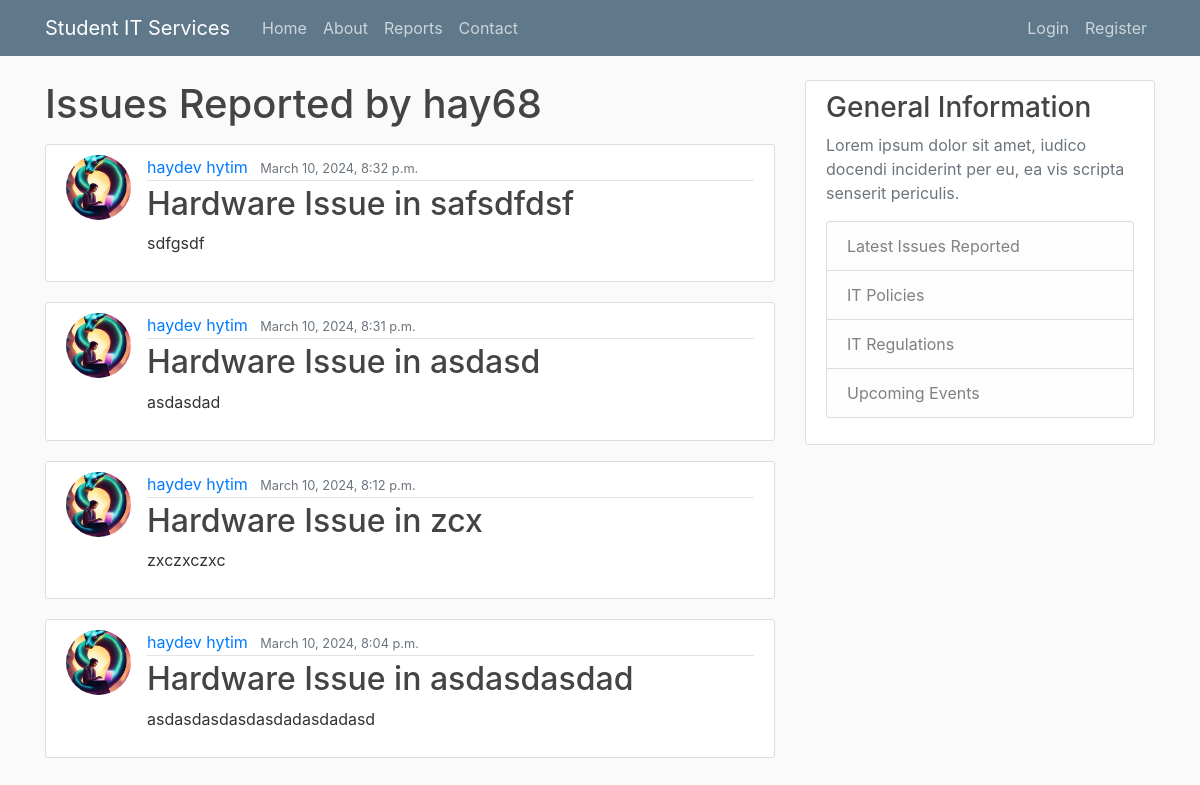
Page /issues/hay68 on the committed database.
### itreporting/models.py (models this page shows, shortened)
class Issue(models.Model):
    type = models.CharField(max_length=100, choices = [('Hardware', 'Hardware'), ('Software', 'Software')])
    room = models.CharField(max_length=100)
    urgent = models.BooleanField(default = False)
    details = models.TextField()
    date_submitted = models.DateTimeField(default=timezone.now)
    description = models.TextField()
    author = models.ForeignKey(User, related_name = 'issues', on_delete=models.CASCADE)
    def __str__(self):
        return f'{self.type} Issue in {self.room}'

### users/models.py (models this page shows)
class Profile(models.Model):
    user = models.OneToOneField(User, on_delete=models.CASCADE)
    image = models.ImageField(default='default.png', upload_to='profile_pics')
    def __str__(self):
        return f'{self.user.first_name} {self.user.last_name}'

### itreporting/views.py (the view)
# urls.py: path('issues/<str:username>', UserPostListView.as_view(), name = 'user-issues'),
class UserPostListView(ListView):
    model = Issue
    template_name = 'itreporting/issues_users.html'
    context_object_name = 'issues'
    paginate_by = 5
    def get_queryset(self):
        user=get_object_or_404(User, username=self.kwargs.get('username'))
        return Issue.objects.filter(author=user).order_by('-date_submitted')

### itreporting/templates/itreporting/issues_users.html (shortened to what this page needs)
{% extends "itreporting/base.html" %}
{% block content %}
<h1 class="mb-3"> Issues Reported by {{ view.kwargs.username }} {% if is_paginated %} (page {{page_obj.number}} of {{page_obj.paginator.num_pages}}){% endif %}</h1>
    {% for issue in issues %}
        <article class="media content-section">
            <img class="rounded-circle article-img" src="{{ issue.author.profile.image.url }}"/>
            <div class="media-body">
                <div class="article-metadata">
                    <a class="mr-2" href="#">{{ issue.author.profile }}</a>
                    <small class="text-muted">{{ issue.date_submitted }}</small>
                </div>
                <h2><a class="article-title" href="{% url 'itreporting:issue-detail' issue.id %}">{{ issue }}</a></h2>
                <p class="article-content">{{ issue.details }}</p>
            </div>
        </article>
    {% endfor %}
{% endblock content %}

### itreporting/templates/itreporting/base.html (shortened to what this page needs)
{% load static %}
<!DOCTYPE html>
<html>
<head>
    <link rel="stylesheet" href="https://cdn.jsdelivr.net/npm/bootstrap@4.0.0/dist/css/bootstrap.min.css">
    <link rel="stylesheet" type="text/css" href="{% static 'css/styles.css' %}" />
</head>
<body>
    <div class="container">
        <header class="site-header">
            <nav class="navbar navbar-expand-md navbar-dark bg-steel fixed-top">
                <div class="container">
                <a class="navbar-brand mr-4" href="{% url 'itreporting:home' %}">Student IT Services</a>
                <div class="collapse navbar-collapse" id="navbarToggle">
                    <div class="navbar-nav mr-auto">
                        <a class="nav-item nav-link" href="{% url 'itreporting:home' %}">Home</a>
                        <a class="nav-item nav-link" href="{% url 'itreporting:about' %}">About</a>
                        <a class="nav-item nav-link" href="{% url 'itreporting:report' %}">Reports</a>
                        <a class="nav-item nav-link" href="{% url 'itreporting:contact' %}">Contact</a>
                    </div>
                    <div class="navbar-nav">
                        {% if user.is_authenticated  %}
                            <a class="nav-item nav-link" href="{% url 'profile' %}">Profile</a>
                            <a class="nav-item nav-link" href="{% url 'itreporting:issue-create' %}">Report New Issue</a>
                            <form method="post" id="frm_logout" action="{% url 'logout' %}">
                                {% csrf_token %}
                                <a class="nav-item nav-link" href="javascript:$('#frm_logout').submit();">Logout</a>
                            </form>
                        {% else %}
                            <a class="nav-item nav-link" href="{% url 'login' %}">Login</a>
                            <a class="nav-item nav-link" href="{% url 'register' %}">Register</a>
                        {% endif %}
                     </div>
                </div>
                </div>
            </nav>
        </header>
        <div class="row">
            <div class="col-md-8">
            {% block content %}
            {% endblock %}
            </div>
            <div class="col-md-4">
                <div class="content-section">
                    <h3>General Information</h3>
                    <p class='text-muted'>Lorem ipsum dolor sit amet, iudico docendi inciderint per eu, ea vis scripta senserit periculis.
                      <ul class="list-group">
                        <li class="list-group-item list-group-item-light">Latest Issues Reported</li>
                        <li class="list-group-item list-group-item-light">IT Policies</li>
                        <li class="list-group-item list-group-item-light">IT Regulations</li>
                        <li class="list-group-item list-group-item-light">Upcoming Events</li>
                      </ul>
                    </p>
                  </div>
            </div>
        </div>
    </div>
</body>
</html>

### itreporting/static/css/styles.css (style rules this page uses)
body { background: #fafafa; color: #333333; margin-top: 5rem; }
h1, h2, h3, h4, h5, h6 { color: #444444; }
ul { margin: 0; }
.bg-steel { background-color: #5f788a; }
.site-header .navbar-nav .nav-link { color: #cbd5db; }
.content-section { background: #ffffff; padding: 10px 20px; border: 1px solid #dddddd; border-radius: 3px; margin-bottom: 20px; }
.article-title { color: #444444; }
.article-content { white-space: pre-line; }
.article-img { height: 65px; width: 65px; margin-right: 16px; }
.article-metadata { padding-bottom: 1px; margin-bottom: 4px; border-bottom: 1px solid #e3e3e3 }

### rows in the picture
Issue: author.profile.image (picture), author.profile "haydev hytim", date_submitted "March 10, 2024, 8:32 p.m.", type+room "Hardware Issue in safsdfdsf", details "sdfgsdf"
Issue: author.profile.image (picture), author.profile "haydev hytim", date_submitted "March 10, 2024, 8:31 p.m.", type+room "Hardware Issue in asdasd", details "asdasdad"
Issue: author.profile.image (picture), author.profile "haydev hytim", date_submitted "March 10, 2024, 8:12 p.m.", type+room "Hardware Issue in zcx", details "zxczxczxc"
Issue: author.profile.image (picture), author.profile "haydev hytim", date_submitted "March 10, 2024, 8:04 p.m.", type+room "Hardware Issue in asdasdasdad", details "asdasdasdasdasdadasdadasd"

### other values in the picture
{{ view.kwargs.username }} "hay68"
